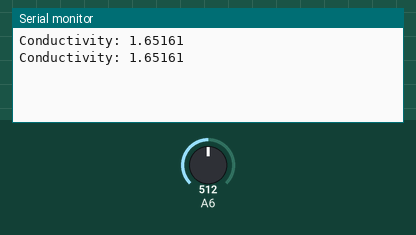
A sketch run on a simulated Arduino Nano, built with avr-gcc and run on an emulated ATmega328P. Parts: the last lines printed to the serial monitor. The inputs (shaded band) are chosen by the test bench; at power-on: A6 = 512.

Above: at 5.8 s.
5.9 s: A6 set to 716
At 10.4 s:
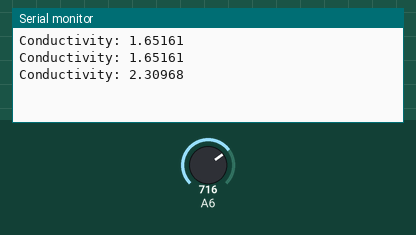
11.9 s: A6 set to 900
At 15.4 s:
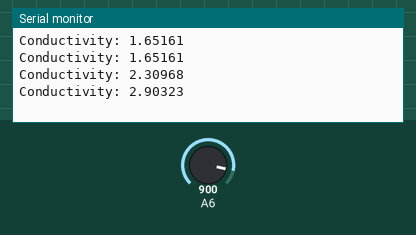
Timing chart, 0 to 16.9 s (numbered marks = the images above; inputs shaded):
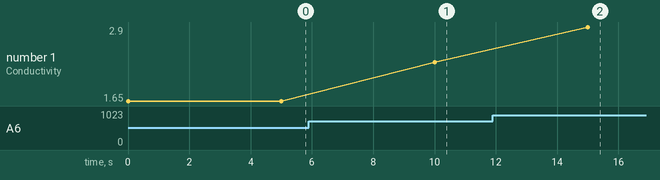

The sketch:

waterElectrode.ino
```cpp
int electrodeReading = 0;

void setup() {
  // put your setup code here, to run once:
  Serial.begin(9600);
}

void loop() {
  // put your main code here, to run repeatedly:
  electrodeReading = analogRead(A6);
  float volts = electrodeReading*(3.3/1023);
  Serial.print("Conductivity: ");
  Serial.print(volts, 5);
  Serial.println("");
  delay(5000);
}
```

Measured:
- after the input at 5.9 s, the serial monitor: prints a new line after 4.1 s (image 1)
- after the input at 11.9 s, the serial monitor: prints a new line after 3.1 s (image 2)
- plotted number 1: 1.65 → 2.31 after the input at 5.9 s, 2.31 → 2.9 after the input at 11.9 s
